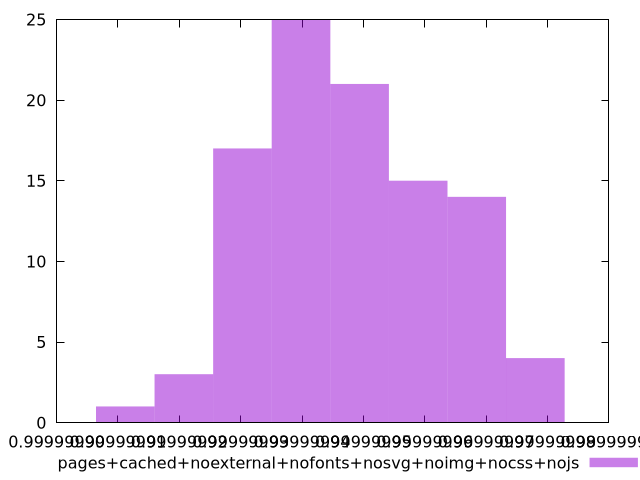

Recreate this plot in gnuplot.
$_pagesCachedNoexternalNofontsNosvgNoimgNocssNojs <<EOF
0.9999999684675552 14
0.9999999493755556 21
0.9999999398295557 25
0.9999999780135551 4
0.9999999589215555 15
0.9999999302835558 17
0.9999999207375561 3
0.9999999111915562 1
EOF
set key outside below
set terminal pngcairo
set output "report_00006_2020-11-02T20-21-41.718Z/mainthread-work-breakdown/pages+cached+noexternal+nofonts+nosvg+noimg+nocss+nojs//hist.png"
set yrange [0:25]
set boxwidth 9.545999854762908e-9
set style fill transparent solid 0.5 noborder
plot $_pagesCachedNoexternalNofontsNosvgNoimgNocssNojs title "pages+cached+noexternal+nofonts+nosvg+noimg+nocss+nojs" with boxes ,
